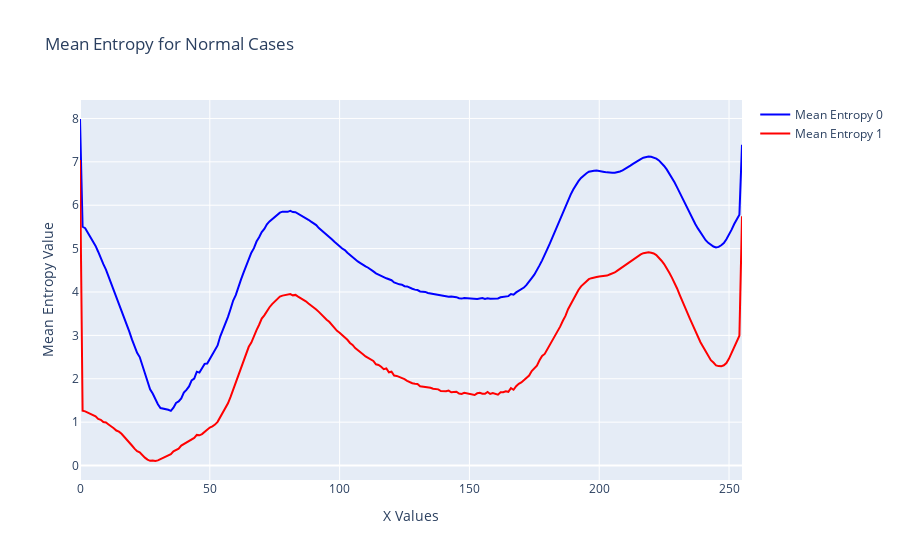

Notebook source saved alongside this figure:
### Code cell
import os
import pandas as pd
import plotly.graph_objects as go

# Parent directory containing folders with Excel files for each image
entropy_parent_folder = "C:\\Users\\Aneesh PB\\Downloads\\Topology Project\\Full segment\\Entropy\\Bengin cases\\"
entropy_parent_folder = "C:\\Users\\Aneesh PB\\Downloads\\Topology Project\\Full segment\\Entropy code\\3000\\Entropy\\Normal cases\\"

# Initialize dictionaries to store entropy values for each x value
entropy_0_dict = {}
entropy_1_dict = {}

# Iterate over all the entropy files
for entropy_file in os.listdir(entropy_parent_folder):
    if entropy_file.endswith('_Entropy_values.xlsx'):
        entropy_file_path = os.path.join(entropy_parent_folder, entropy_file)

        # Read the entropy values DataFrame
        entropy_df = pd.read_excel(entropy_file_path)

        # Extract x values from the first column
        x_values = entropy_df.iloc[:, 0]

        # Update entropy dictionaries with mean values for each x value
        for x, entropy_0, entropy_1 in zip(x_values, entropy_df['Entropy 0'], entropy_df['Entropy 1']):
            if x not in entropy_0_dict:
                entropy_0_dict[x] = [entropy_0]
                entropy_1_dict[x] = [entropy_1]
            else:
                entropy_0_dict[x].append(entropy_0)
                entropy_1_dict[x].append(entropy_1)

# Calculate mean entropy values for each x value
mean_entropy_0 = {x: sum(values) / len(values) for x, values in entropy_0_dict.items()}
mean_entropy_1 = {x: sum(values) / len(values) for x, values in entropy_1_dict.items()}
mean_entropy_0 = dict(sorted(mean_entropy_0.items()))
mean_entropy_1 = dict(sorted(mean_entropy_1.items()))

# Create a single figure with two curves
fig = go.Figure()

# Add Mean Entropy 0 plot
fig.add_trace(go.Scatter(x=list(mean_entropy_0.keys()), y=list(mean_entropy_0.values()),
                         mode='lines', name='Mean Entropy 0', line=dict(color='blue')))

# Add Mean Entropy 1 plot
fig.add_trace(go.Scatter(x=list(mean_entropy_1.keys()), y=list(mean_entropy_1.values()),
                         mode='lines', name='Mean Entropy 1', line=dict(color='red')))

# Update layout
fig.update_layout(title='Mean Entropy for Normal Cases',
                  xaxis_title='X Values',
                  yaxis_title='Mean Entropy Value',
                  )

# Show the figure
fig.show()

### Figure 1 — Plotly figure (JSON) as saved in the notebook; plotly's stock layout.template omitted (floating-point values rounded to 4 significant figures; data arrays with more than 128 entries replaced by an {"elided": "..."} marker saying what was removed)
{"data": [{"line": {"color": "blue"}, "mode": "lines", "name": "Mean Entropy 0", "type": "scatter", "x": {"elided": "256 int values"}, "y": {"elided": "256 float values"}}, {"line": {"color": "red"}, "mode": "lines", "name": "Mean Entropy 1", "type": "scatter", "x": {"elided": "256 int values"}, "y": {"elided": "256 float values"}}], "layout": {"title": {"text": "Mean Entropy for Normal Cases"}, "xaxis": {"title": {"text": "X Values"}}, "yaxis": {"title": {"text": "Mean Entropy Value"}}}}
